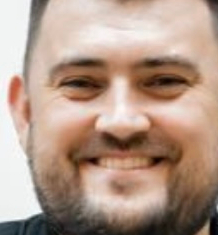
#> input picture валерич360.JPG, 218 x 235 px, found by its file name
$ python resize_20241114024037.py
#> lines starting #> are read from the running program, lines starting #| are printed output that depends on the picture
from PIL import Image

# Открыть изображение
image = Image.open("валерич360.JPG")
#> image is the input picture: PIL image 218x235 RGB; mean R, G, B 178.5, 152.9, 137.5

# Изменить размер до 640x360
resized_image = image.resize((640, 360))
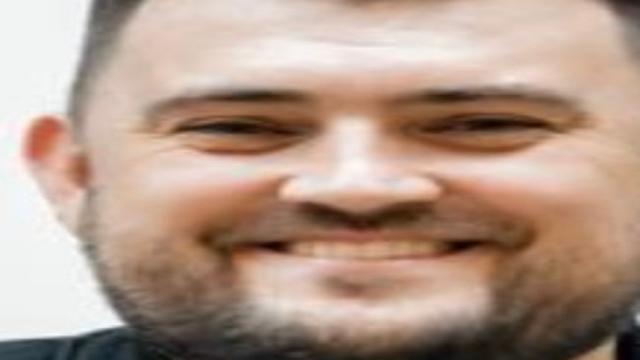
#> resized_image: PIL image 640x360 RGB; mean R, G, B 178.5, 152.9, 137.5

# Сохранить изображение с новым размером
resized_image.save("resized_image.jpg")

$ run again, with валерич.JPG copied over валерич360.JPG
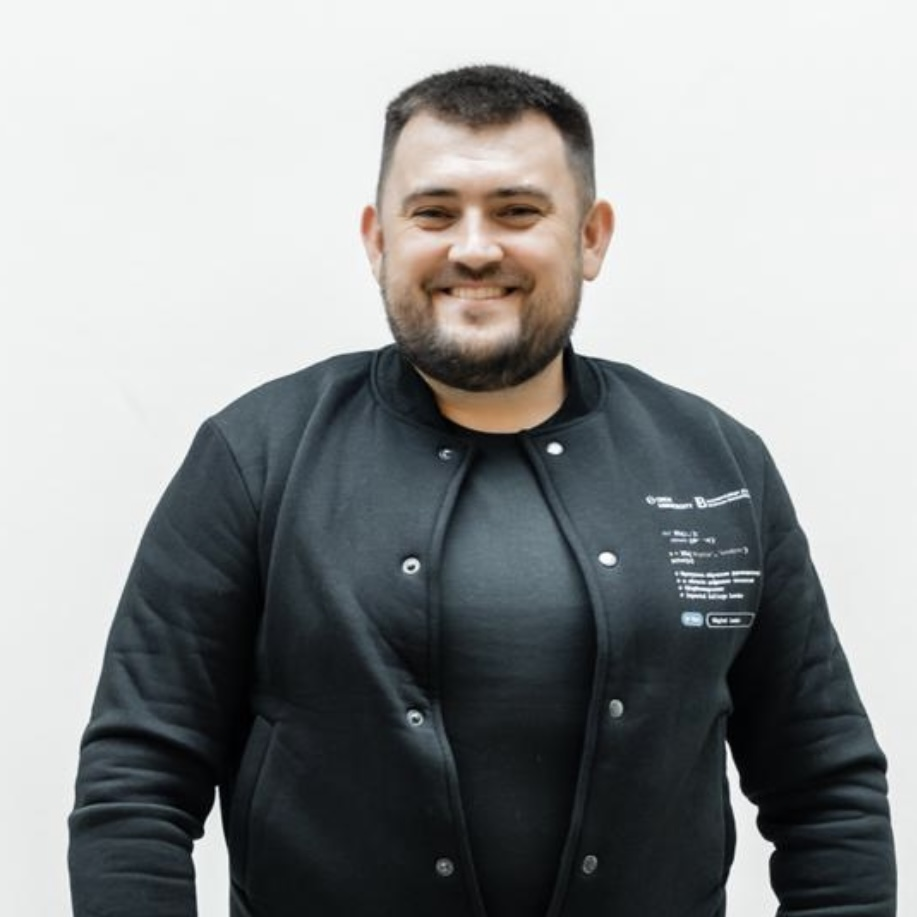
#> input picture валерич.JPG, 917 x 917 px, found by its file name
#> image is the input picture: PIL image 917x917 RGB; mean R, G, B 144.5, 147, 147.4
#> `resized_image = image.resize((640, 360))`:
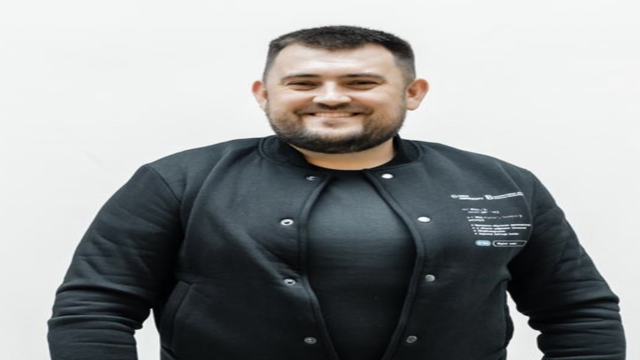
#> resized_image: PIL image 640x360 RGB; mean R, G, B 144.5, 147, 147.4
